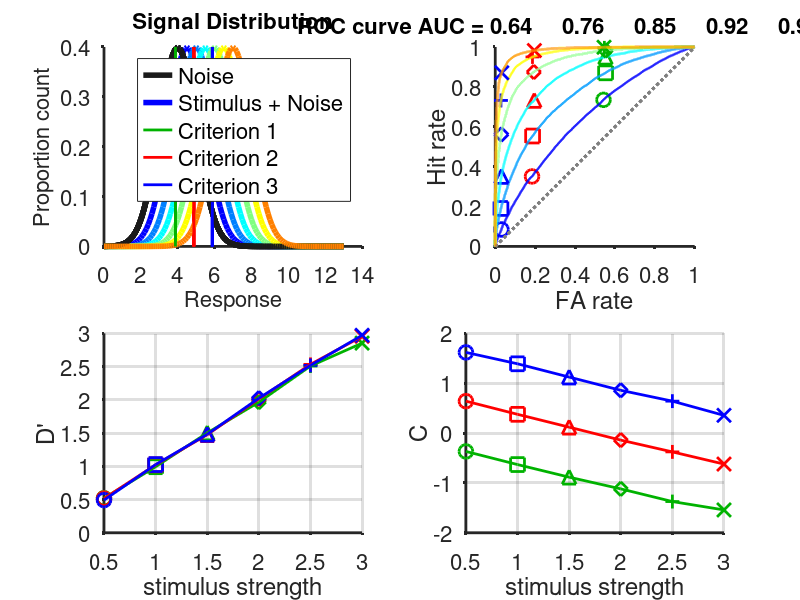
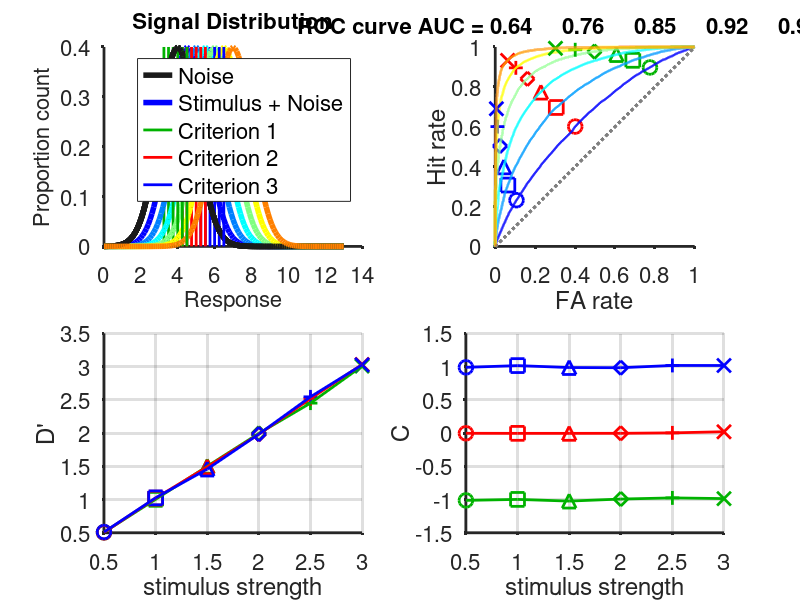

Source code (MATLAB) for these figures, in order:
close all, clear all
%%%%%%%%%%%%%%%%%%%%%%%%%%%%%%%%%%%%%%%%%%%%%%%%%%%%%
mean_noise=4;% the mean of the noise distribution
signal_offset=[0.5:0.5:3];% the level of signal added to the noise distribution
C_all=mean([mean_noise mean(signal_offset+mean_noise)])+[-1 0 1]; %Criterion levels, the centerpoint between noise and signal + noise +- 1 standard deviation

%%%%%%%%%%%%%%%%%%%%%%%%%%%%%%%%%%%%%%%%%%%%%%%%%%%%%
col=colormap(jet(length(signal_offset)));
markers=[{'o'},{'square'},{'^'},{'diamond'},{'+'},{'x'},{'v'},{'<'},{'>'},{'.'},{'*'}];
markers=[markers markers markers];
ROC=[];x = [0:.1:13];

for S=1:length(signal_offset)
    subplot(2,2,1)
    %%%% make some data with a normal distribution and a mean of the mean_noise
    NoiseDist= normpdf(x,mean_noise,1); %for a smooth plot of the distribution
    plot(x,NoiseDist,'linewidth',4,'color',[0.1 0.1 0.1]); hold on %noise in black
    NoiseDist=randn(1,10000)+mean_noise;NoiseDist(find(NoiseDist<0))=[];%now make a distribution of 10000 'noise' data points
    [n,~]=hist(NoiseDist,x);
    
    %%%% make another set of data with a higher mean
    offset=mean_noise+signal_offset(S);
    SignalDist = normpdf(x,offset,1);%a smooth signal+noise distribution
    plot(x,SignalDist,'-','color',col(S,:),'linewidth',4); hold on%plot this in color
    SignalDist=randn(1,10000)+offset;SignalDist(find(SignalDist<0))=[];%now make a distribution of 1000 'signal+noise' data points
    [n,~]=hist(SignalDist,x);
    % set up the figure
    box off, set(gcf,'color','w')
    set(gca,'fontsize',16,'tickdir','out','linewidth',2)
    xlabel('Response','fontsize',16),    ylabel('Proportion count','fontsize',16)
    title('Signal Distribution','fontsize',16)
    txtdata=[{'Noise'};{'Stimulus + Noise'}];
    
    %%% plot the performance for three critera
    clc; count=0;col2=[0 0.7 0;1 0 0;0 0 1];
    for J=C_all
        count=count+1;
        txtdata=[txtdata; {['Criterion ' num2str(count)]}];

        subplot(2,2,1)
        plot([J J],[0 .4],'-','linewidth',2,'color',col2(count,:)); hold on
        
        subplot(2,2,2)
        Hit_rate=length(find(SignalDist>J))/length(SignalDist); % hit rate
        False_alarm_rate=length(find(NoiseDist>J))/length(NoiseDist);% fale alarm rate
        if Hit_rate==1,Hit_rate=0.999;end, if False_alarm_rate==1,False_alarm_rate=0.999;end%make sure that the rates are between 0 and 1
        if Hit_rate==0,Hit_rate=0.001;end, if False_alarm_rate==0,False_alarm_rate=0.001;end

        plot(False_alarm_rate,Hit_rate,markers{S},'color',col2(count,:),'markersize',10,'linewidth',2); hold on
        D(S,count)=norminv(Hit_rate)-norminv(False_alarm_rate); %% D' is the differenc between the z scored hit and FA rate
        C(S,count)=-(norminv(Hit_rate)+norminv(False_alarm_rate))/2;%% critera is the mean of the two
        
        subplot(2,2,3)
        plot(signal_offset(S),D(S,count),markers{S},'color',col2(count,:),'markersize',10,'linewidth',2); hold on
        subplot(2,2,4)
        plot(signal_offset(S),C(S,count),markers{S},'color',col2(count,:),'markersize',10,'linewidth',2); hold on
    end
    subplot(2,2,1)
    legend(txtdata,'fontsize',16)
    
    %%% test all possable critera to calculate the ROC curve
    criterions=sort([NoiseDist SignalDist],'descend');%go through every data point as a possable criterion
    for i=1:length(criterions)
        Hit_rate(i)=length(find(SignalDist>criterions(i)))/length(SignalDist); % hit rate
        False_alarm_rate(i)=length(find(NoiseDist>criterions(i)))/length(NoiseDist);% fale alarm rate
    end
    Hit_rate=[0 Hit_rate 1];        False_alarm_rate=[0 False_alarm_rate 1]; %make sure ROC curve starts at 0 and ends at 1
    subplot(2,2,2)
    xlabel('FA rate');    ylabel('Hit rate')
    axis square;    box off
    set(gca,'fontsize',16,'tickdir','out','linewidth',2,'xlim',[0 1],'ylim',[0 1],'xtick',[0:0.2:1],'ytick',[0:0.2:1])
    plot([0,1],[0 1],':','linewidth',2,'color',[0.5 0.5 0.5])%chance level
    plot(False_alarm_rate,Hit_rate,'-','linewidth',2,'color',col(S,:))
    
    ROC(S) = trapz(False_alarm_rate, Hit_rate);%the area under the curve
    title(['ROC curve AUC = ' num2str(ROC,2)],'fontsize',16)
    xlabel('FA rate')
    ylabel('Hit rate')
    axis square
    box off
    set(gca,'fontsize',16,'tickdir','out','linewidth',2,'xlim',[0 1],'ylim',[0 1],'xtick',[0:0.2:1],'ytick',[0:0.2:1])
    
     subplot(2,2,3)
    xlabel('stimulus strength');    ylabel("D'");    box off
    set(gca,'fontsize',16,'tickdir','out','linewidth',2),grid on
    
    subplot(2,2,4)
    xlabel('stimulus strength');    ylabel("C");    box off
    set(gca,'fontsize',16,'tickdir','out','linewidth',2),grid on
end
for J=1:3%plot the D and C data
    subplot(2,2,3)
    plot(signal_offset,D(:,J),'-','color',col2(J,:),'linewidth',2)
    subplot(2,2,4)
    plot(signal_offset,C(:,J),'-','color',col2(J,:),'linewidth',2); hold on
end
%%
%% repeat the model, but with criteria tuned to each stimulus strength
figure

ROC=[];
for S=1:length(signal_offset)
    subplot(2,2,1)
    %%%% make some data with a normal distribution and a mean of the mean_noise
    NoiseDist= normpdf(x,mean_noise,1); %for a smooth plot of the distribution
    plot(x,NoiseDist,'linewidth',4,'color',[0.1 0.1 0.1]); hold on %noise in black
    NoiseDist=randn(1,10000)+mean_noise;NoiseDist(find(NoiseDist<0))=[];%now make a distribution of 10000 'noise' data points
    [n,~]=hist(NoiseDist,x);
    
    %%%% make another set of data with a higher mean
    offset=mean_noise+signal_offset(S);
    SignalDist = normpdf(x,offset,1);%a smooth signal+noise distribution
    plot(x,SignalDist,'-','color',col(S,:),'linewidth',4); hold on%plot this in color
    SignalDist=randn(1,10000)+offset;SignalDist(find(SignalDist<0))=[];%now make a distribution of 1000 'signal+noise' data points
    [n,~]=hist(SignalDist,x);
    % set up the figure
    box off, set(gcf,'color','w')
    set(gca,'fontsize',16,'tickdir','out','linewidth',2)
    xlabel('Response','fontsize',16),    ylabel('Proportion count','fontsize',16)
    title('Signal Distribution','fontsize',16)
    txtdata=[{'Noise'};{'Stimulus + Noise'}];
    
    %%% plot the performance for three critera
    clc; count=0;col2=[0 0.7 0;1 0 0;0 0 1];
    for J=mean([mean_noise signal_offset(S)+mean_noise])+[-1 0 1]
        count=count+1;
        txtdata=[txtdata; {['Criterion ' num2str(count)]}];

        subplot(2,2,1)
        plot([J J],[0 .4],'-','linewidth',2,'color',col2(count,:)); hold on
        
        subplot(2,2,2)
        Hit_rate=length(find(SignalDist>J))/length(SignalDist); % hit rate
        False_alarm_rate=length(find(NoiseDist>J))/length(NoiseDist);% fale alarm rate
        if Hit_rate==1,Hit_rate=0.999;end, if False_alarm_rate==1,False_alarm_rate=0.999;end%make sure that the rates are between 0 and 1
        if Hit_rate==0,Hit_rate=0.001;end, if False_alarm_rate==0,False_alarm_rate=0.001;end

        plot(False_alarm_rate,Hit_rate,markers{S},'color',col2(count,:),'markersize',10,'linewidth',2); hold on
        D(S,count)=norminv(Hit_rate)-norminv(False_alarm_rate); %% D' is the differenc between the z scored hit and FA rate
        C(S,count)=-(norminv(Hit_rate)+norminv(False_alarm_rate))/2;%% critera is the mean of the two
        
        subplot(2,2,3)
        plot(signal_offset(S),D(S,count),markers{S},'color',col2(count,:),'markersize',10,'linewidth',2); hold on
        subplot(2,2,4)
        plot(signal_offset(S),C(S,count),markers{S},'color',col2(count,:),'markersize',10,'linewidth',2); hold on
    end
    subplot(2,2,1)
    legend(txtdata,'fontsize',16)
    
    %%% test all possable critera to calculate the ROC curve
    criterions=sort([NoiseDist SignalDist],'descend');%go through every data point as a possable criterion
    for i=1:length(criterions)
        Hit_rate(i)=length(find(SignalDist>criterions(i)))/length(SignalDist); % hit rate
        False_alarm_rate(i)=length(find(NoiseDist>criterions(i)))/length(NoiseDist);% fale alarm rate
    end
    Hit_rate=[0 Hit_rate 1];        False_alarm_rate=[0 False_alarm_rate 1]; %make sure ROC curve starts at 0 and ends at 1
    subplot(2,2,2)
    xlabel('FA rate');    ylabel('Hit rate')
    axis square;    box off
    set(gca,'fontsize',16,'tickdir','out','linewidth',2,'xlim',[0 1],'ylim',[0 1],'xtick',[0:0.2:1],'ytick',[0:0.2:1])
    plot([0,1],[0 1],':','linewidth',2,'color',[0.5 0.5 0.5])%chance level
    plot(False_alarm_rate,Hit_rate,'-','linewidth',2,'color',col(S,:))
    
    ROC(S) = trapz(False_alarm_rate, Hit_rate);%the area under the curve
    title(['ROC curve AUC = ' num2str(ROC,2)],'fontsize',16)
    xlabel('FA rate')
    ylabel('Hit rate')
    axis square
    box off
    set(gca,'fontsize',16,'tickdir','out','linewidth',2,'xlim',[0 1],'ylim',[0 1],'xtick',[0:0.2:1],'ytick',[0:0.2:1])
    
     subplot(2,2,3)
    xlabel('stimulus strength');    ylabel("D'");    box off
    set(gca,'fontsize',16,'tickdir','out','linewidth',2),grid on
    
    subplot(2,2,4)
    xlabel('stimulus strength');    ylabel("C");    box off
    set(gca,'fontsize',16,'tickdir','out','linewidth',2),grid on
end
for J=1:3
    subplot(2,2,3)
    plot(signal_offset,D(:,J),'-','color',col2(J,:),'linewidth',2)
    subplot(2,2,4)
    plot(signal_offset,C(:,J),'-','color',col2(J,:),'linewidth',2); hold on
end
